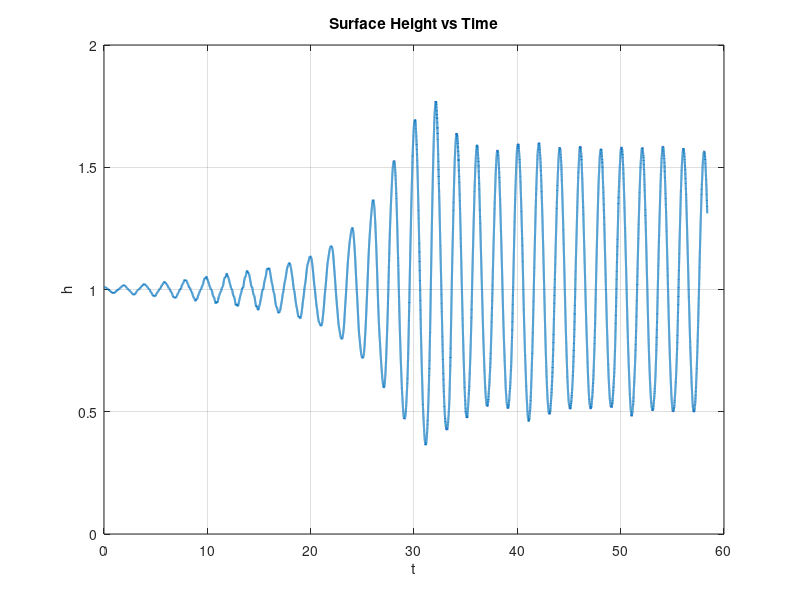

Write the MATLAB code that produced this figure.
omega = 10.5718
mag = 0.04474
l = 0.05
v = omega*mag

data = dlmread('surface_height.dat', ',');

t = data(:,1)*(l/v)*omega/(2*pi); % Paper plot t*omega/(2pi)
h = data(:,2);

% Plot
figure;
plot(t, h, 'LineWidth', 1.5);
xlabel('t');
ylabel('h');
title('Surface Height vs Time');
grid on;

